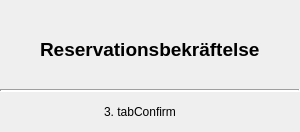
          <widget class="QWidget" name="stackedWidgetP1Page3">
           <layout class="QVBoxLayout" name="verticalLayout_7">
            <property name="spacing">
             <number>0</number>
            </property>
            <property name="margin">
             <number>0</number>
            </property>
            <item>
             <layout class="QGridLayout" name="gridLayout_16">
              <property name="leftMargin">
               <number>0</number>
              </property>
              <property name="topMargin">
               <number>9</number>
              </property>
              <property name="rightMargin">
               <number>0</number>
              </property>
              <item row="0" column="1">
               <widget class="QLabel" name="labelConfirmHeadline">
                <property name="font">
                 <font>
                  <pointsize>14</pointsize>
                  <weight>75</weight>
                  <bold>true</bold>
                 </font>
                </property>
                <property name="text">
                 <string>Reservationsbekräftelse</string>
                </property>
               </widget>
              </item>
              <item row="0" column="0">
               <spacer name="horizontalSpacer_37">
                <property name="orientation">
                 <enum>Qt::Horizontal</enum>
                </property>
                <property name="sizeHint" stdset="0">
                 <size>
                  <width>40</width>
                  <height>20</height>
                 </size>
                </property>
               </spacer>
              </item>
              <item row="0" column="2">
               <spacer name="horizontalSpacer_38">
                <property name="orientation">
                 <enum>Qt::Horizontal</enum>
                </property>
                <property name="sizeHint" stdset="0">
                 <size>
                  <width>40</width>
                  <height>20</height>
                 </size>
                </property>
               </spacer>
              </item>
              <item row="0" column="3">
               <spacer name="verticalSpacer_19">
                <property name="orientation">
                 <enum>Qt::Vertical</enum>
                </property>
                <property name="sizeType">
                 <enum>QSizePolicy::Fixed</enum>
                </property>
                <property name="sizeHint" stdset="0">
                 <size>
                  <width>0</width>
                  <height>80</height>
                 </size>
                </property>
               </spacer>
              </item>
              <item row="1" column="0" colspan="4">
               <widget class="Line" name="line_4">
                <property name="lineWidth">
                 <number>2</number>
                </property>
                <property name="orientation">
                 <enum>Qt::Horizontal</enum>
                </property>
               </widget>
              </item>
             </layout>
            </item>
            <item>
             <layout class="QGridLayout" name="gridLayout_17">
              <property name="leftMargin">
               <number>9</number>
              </property>
              <property name="rightMargin">
               <number>9</number>
              </property>
              <item row="0" column="1">
               <widget class="QLabel" name="labelP1confirm">
                <property name="text">
                 <string>3. tabConfirm</string>
                </property>
               </widget>
              </item>
              <item row="0" column="3">
               <spacer name="verticalSpacer_20">
                <property name="orientation">
                 <enum>Qt::Vertical</enum>
                </property>
                <property name="sizeHint" stdset="0">
                 <size>
                  <width>20</width>
                  <height>40</height>
                 </size>
                </property>
               </spacer>
              </item>
              <item row="0" column="0">
               <spacer name="horizontalSpacer_22">
                <property name="orientation">
                 <enum>Qt::Horizontal</enum>
                </property>
                <property name="sizeHint" stdset="0">
                 <size>
                  <width>40</width>
                  <height>20</height>
                 </size>
                </property>
               </spacer>
              </item>
              <item row="0" column="2">
               <spacer name="horizontalSpacer_25">
                <property name="orientation">
                 <enum>Qt::Horizontal</enum>
                </property>
                <property name="sizeHint" stdset="0">
                 <size>
                  <width>40</width>
                  <height>20</height>
                 </size>
                </property>
               </spacer>
              </item>
             </layout>
            </item>
           </layout>
          </widget>
